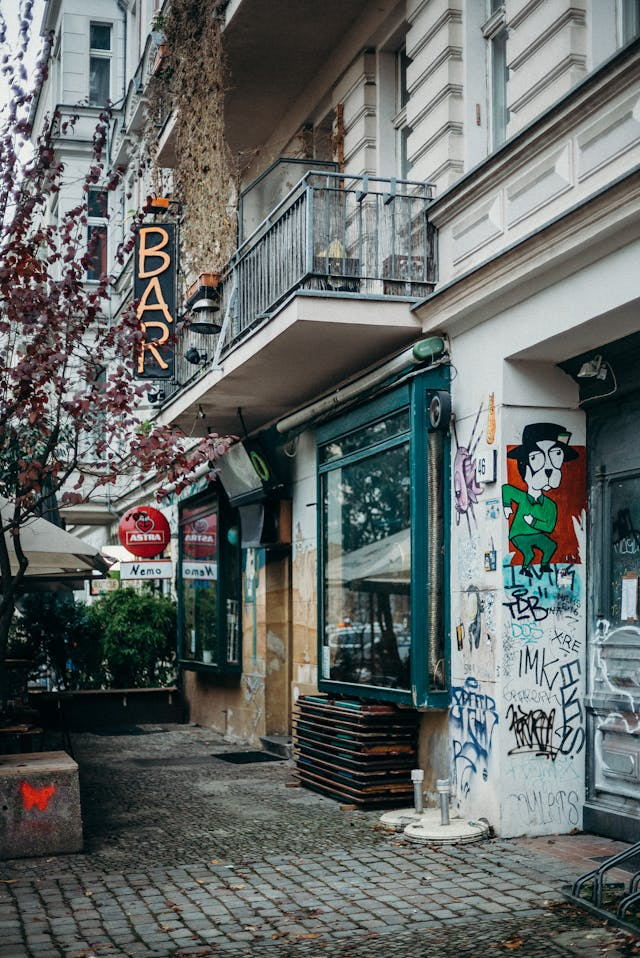
#> input picture samples/images/city_1.jpg, 640 x 958 px
$ python transformations.py
#> lines starting #> are read from the running program, lines starting #| are printed output that depends on the picture
import cv2 as cv
import numpy as np


# reads image
img = cv.imread('samples/images/city_1.jpg')
#> img is the input picture: shape (958, 640, 3); mean B, G, R 102.5, 104.4, 98.9
# shows the resized image
cv.imshow('original_img', img)


# rescale an image
def rescaleFrame(frame, scale=0.18):
  width = int(frame.shape[1] * scale)
  height = int(frame.shape[0] * scale)
  dimensions = (width, height)

  return cv.resize(frame, dimensions, interpolation=cv.INTER_AREA)


# translating an image
def translate(img, x, y):
  # generate translation matrix and img dimensions
#> called with x = 100, y = 100
  transMat = np.float32([[1, 0, x], [0, 1, y]])
  dimensions = (img.shape[1], img.shape[0])
#> dimensions = (640, 958)

  return cv.warpAffine(img, transMat, dimensions)
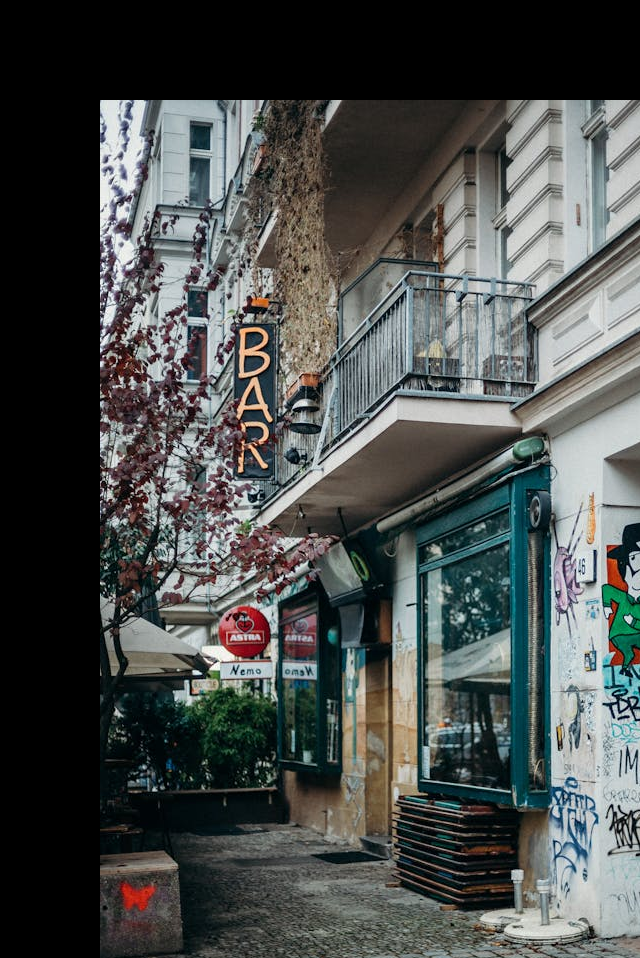
#> returned value: shape (958, 640, 3); mean of channels 0, 1, 2 76.5, 78.1, 74.4; drawn as B, G, R


translated_img = translate(img, 100, 100)
cv.imshow('translated_img', translated_img)


# rotating an image
def rotate(img, angle, rotPoint=None):
#> called with angle = 45
  (height, width) = img.shape[:2]
#> height = 958; width = 640

  if rotPoint is None:
    # declaring the rotating point defaults
    rotPoint = (width// 2, height// 2)
#> rotPoint = (320, 479)

  # generate rotation matrix and img dimensions
  rotMat = cv.getRotationMatrix2D(rotPoint, angle, 1.0)
  dimensions = (width, height)
#> dimensions = (640, 958)


  return cv.warpAffine(img, rotMat, dimensions)
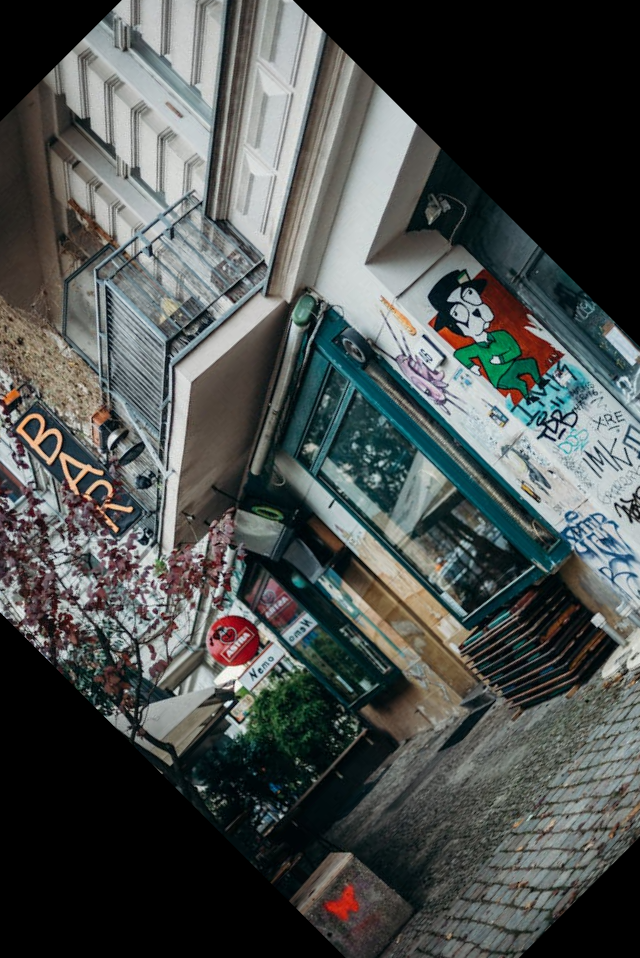
#> returned value: shape (958, 640, 3); mean of channels 0, 1, 2 77.5, 79.4, 75; drawn as B, G, R


rotated = rotate(img, 45)
cv.imshow('rotated_img', rotated)


# flipping an image
flipped_img = cv.flip(img, 1)
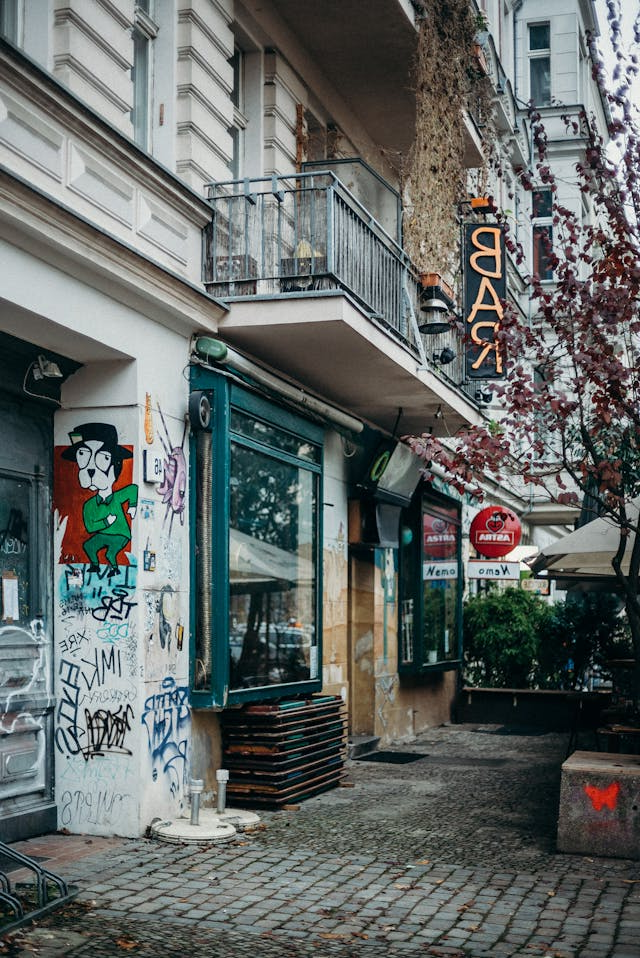
#> flipped_img: shape (958, 640, 3); mean B, G, R 102.5, 104.4, 98.9
cv.imshow('flipped_img', flipped_img)


cv.waitKey(0)

$ run again, with samples/images/butterfly_1.jpg copied over samples/images/city_1.jpg
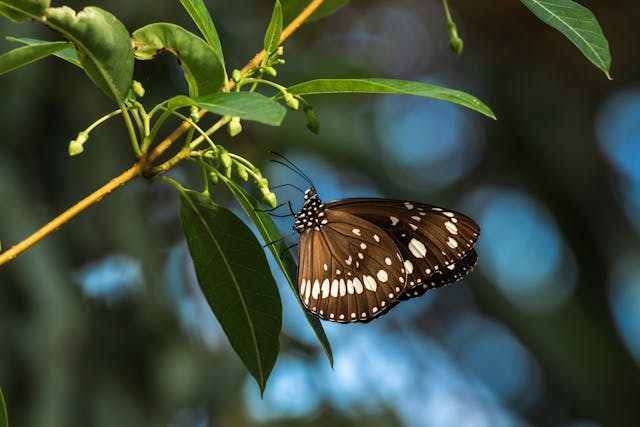
#> input picture samples/images/butterfly_1.jpg, 640 x 427 px
#> img is the input picture: shape (427, 640, 3); mean B, G, R 58.7, 75.1, 61.7
#> in rotate, `return cv.warpAffine(img, rotMat, dimensions)`:
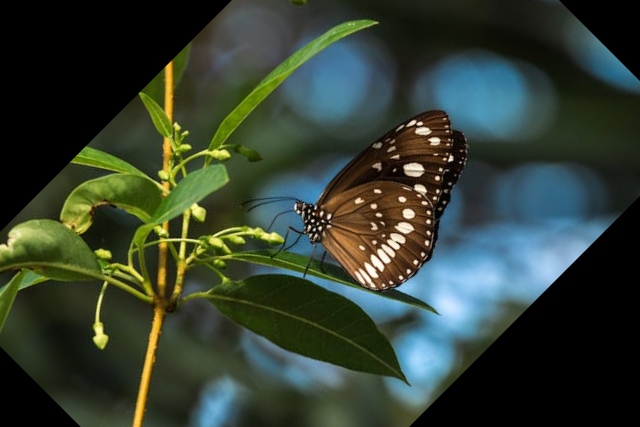
#> returned value: shape (427, 640, 3); mean of channels 0, 1, 2 50, 62.7, 51.2; drawn as B, G, R
#> `flipped_img = cv.flip(img, 1)`:
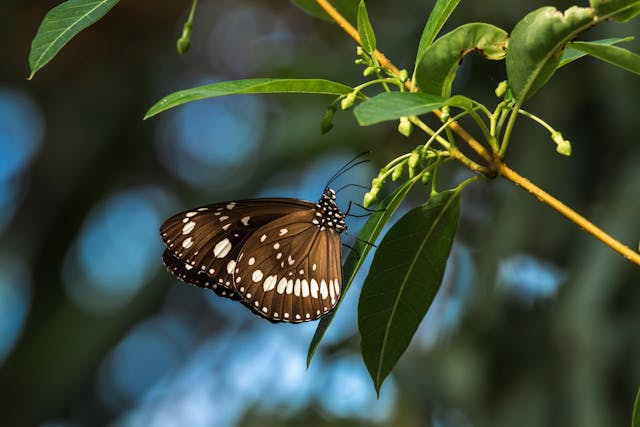
#> flipped_img: shape (427, 640, 3); mean B, G, R 58.7, 75.1, 61.7

$ run again, with samples/images/face_1.jpg copied over samples/images/city_1.jpg
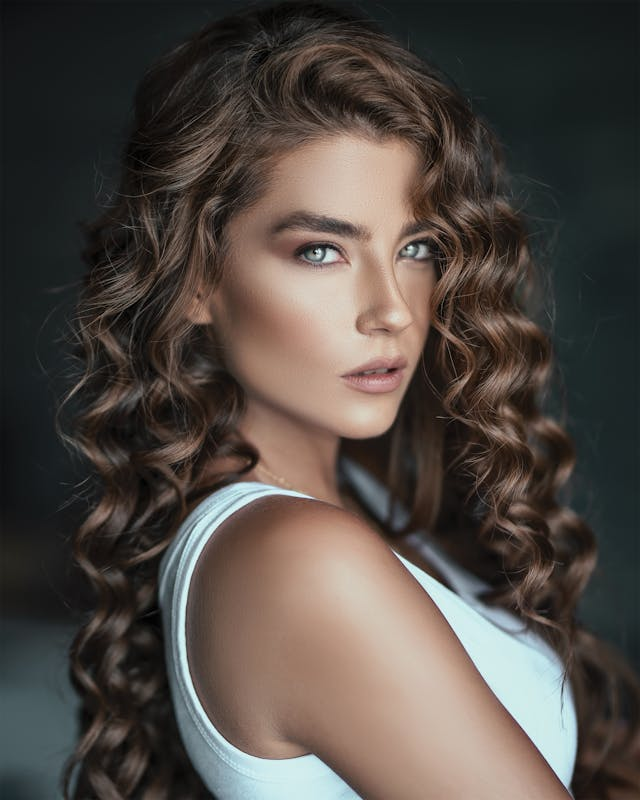
#> input picture samples/images/face_1.jpg, 640 x 800 px
#> img is the input picture: shape (800, 640, 3); mean B, G, R 67.9, 73.6, 81.2
#> in rotate, `return cv.warpAffine(img, rotMat, dimensions)`:
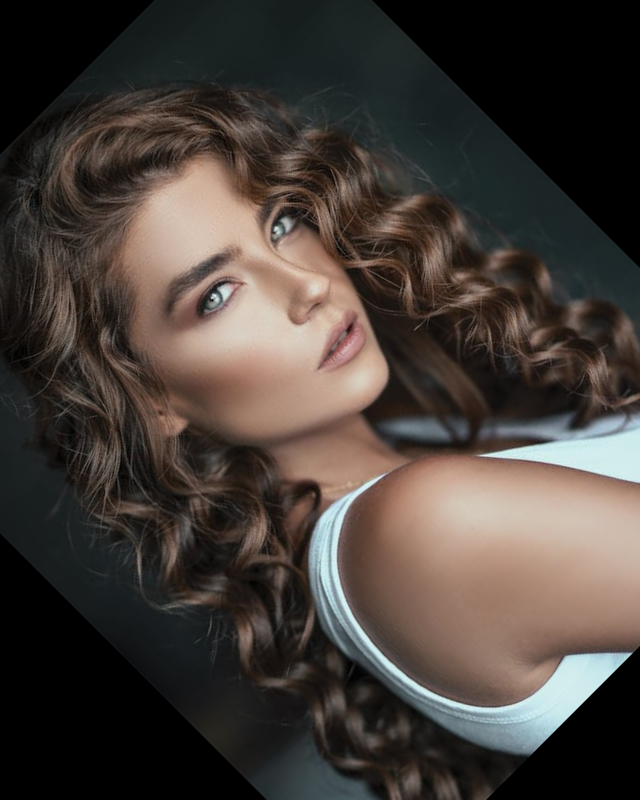
#> returned value: shape (800, 640, 3); mean of channels 0, 1, 2 56.2, 61.5, 69.4; drawn as B, G, R
#> `flipped_img = cv.flip(img, 1)`:
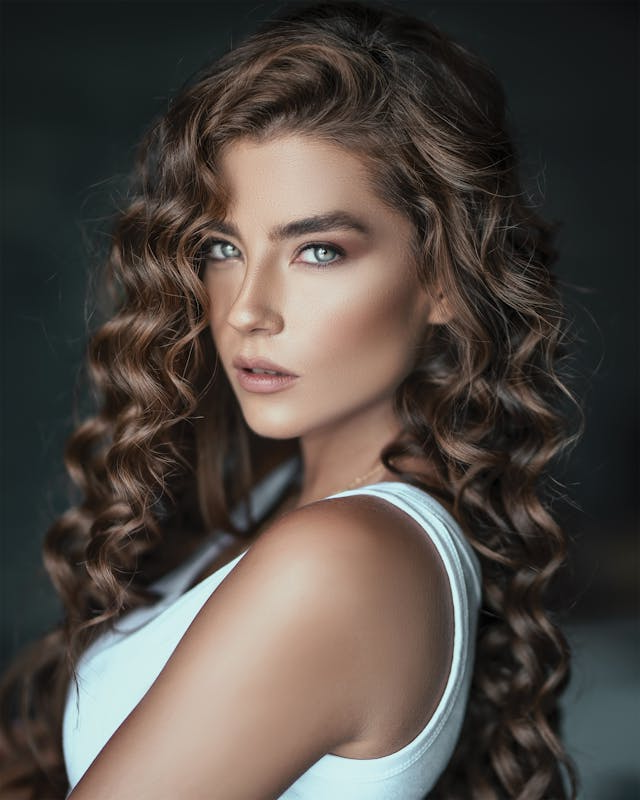
#> flipped_img: shape (800, 640, 3); mean B, G, R 67.9, 73.6, 81.2

$ run again, with samples/images/face_2.jpg copied over samples/images/city_1.jpg
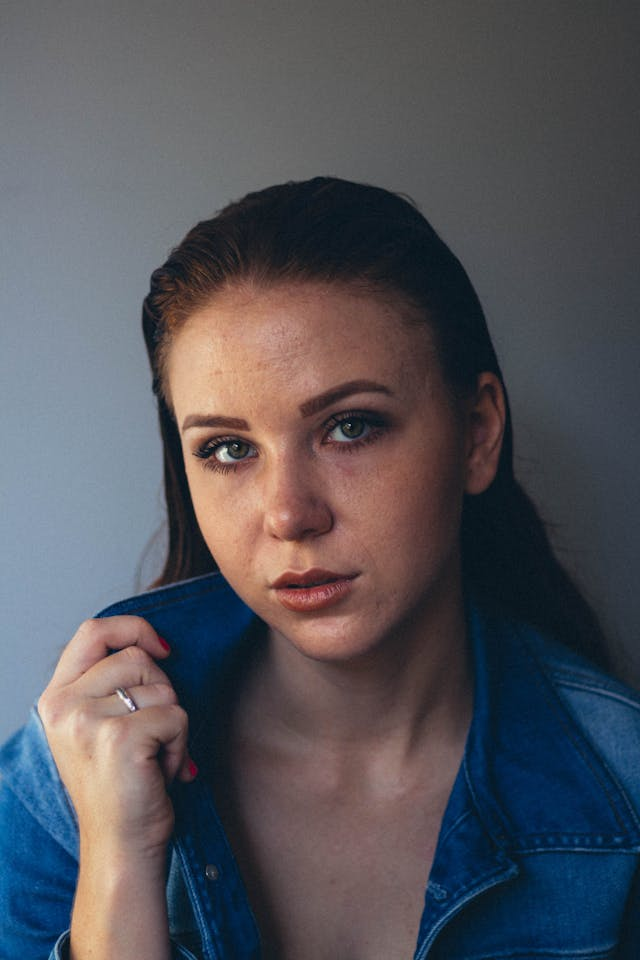
#> input picture samples/images/face_2.jpg, 640 x 960 px
#> img is the input picture: shape (960, 640, 3); mean B, G, R 90.3, 83.8, 84.4
#> in rotate, `return cv.warpAffine(img, rotMat, dimensions)`:
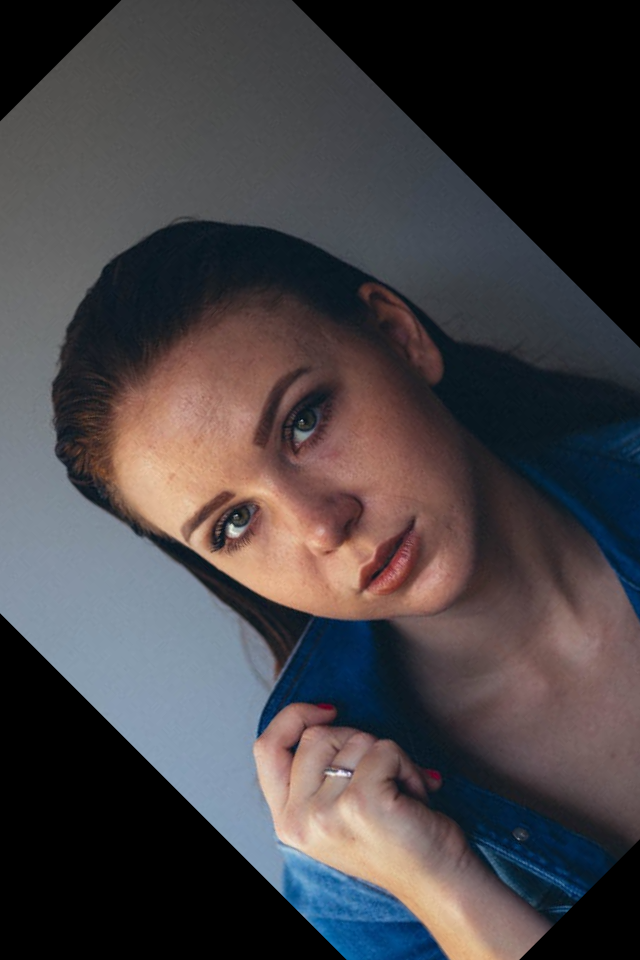
#> returned value: shape (960, 640, 3); mean of channels 0, 1, 2 68.6, 65.8, 69.8; drawn as B, G, R
#> `flipped_img = cv.flip(img, 1)`:
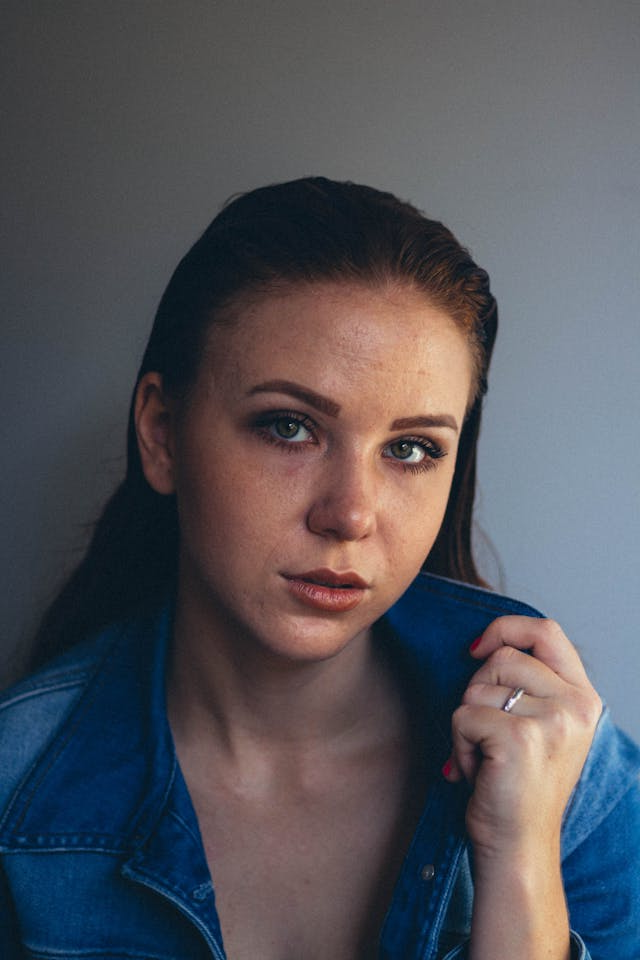
#> flipped_img: shape (960, 640, 3); mean B, G, R 90.3, 83.8, 84.4
